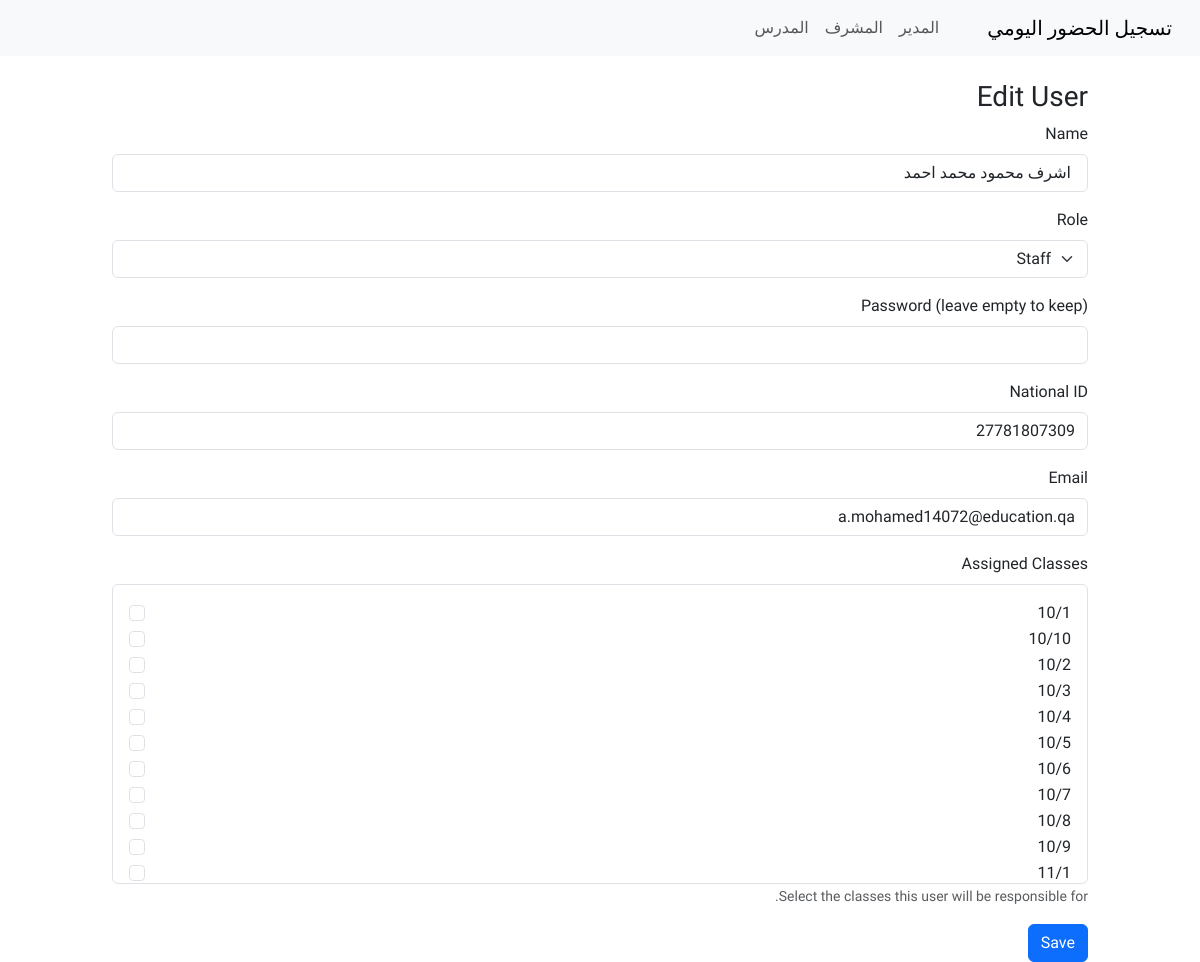
/admin/users/86/edit (signed in), run on the app's committed database.
### tables this page shows
CREATE TABLE "user" (
	"id"	INTEGER NOT NULL,
	"name"	VARCHAR(150) NOT NULL,
	"role"	VARCHAR(50) NOT NULL,
	"password_hash"	VARCHAR(200),
	"national_id"	VARCHAR(50),
	"classes"	VARCHAR(200),
	"email"	VARCHAR(50),
	"emp_id"	VARCHAR(50),
	PRIMARY KEY("id")
);

CREATE TABLE school_class (
	id INTEGER NOT NULL, 
	name VARCHAR(120) NOT NULL, 
	PRIMARY KEY (id)
);

### app.py (the view, shortened to what this page needs)
@app.route('/admin/users/<int:user_id>/edit', methods=['GET', 'POST'])
@login_required
def admin_users_edit(user_id):
    if not admin_required():
        return redirect(url_for('index'))
    conn = get_db()
    row = conn.execute("SELECT * FROM user WHERE id = ?", (user_id,)).fetchone()
    if not row:
        flash('User not found', 'danger')
        return redirect(url_for('admin_users'))
    user = RowObject(row)
    classes_rows = conn.execute("SELECT * FROM school_class ORDER BY name").fetchall()
    classes = [RowObject(r) for r in classes_rows]
    return render_template('admin_user_form.html', user=user, classes=classes)

### app.py (called while the page is built)
def get_db():
    db_conn = getattr(g, '_database', None)
    if db_conn is None:
        db_conn = sqlite3.connect(DATABASE, detect_types=sqlite3.PARSE_DECLTYPES)
        db_conn.row_factory = sqlite3.Row
        g._database = db_conn
    return db_conn

@login_manager.user_loader
def load_user(user_id):
    conn = get_db()
    row = conn.execute("SELECT * FROM user WHERE id = ?", (int(user_id),)).fetchone()
    return SimpleUser(row) if row else None

def admin_required():
    if not current_user.is_authenticated or current_user.role != 'admin':
        flash('Unauthorized', 'danger')
        return False
    return True

    def __getattr__(self, name):
        try:
            return self._r[name]
        except Exception:
            raise AttributeError(name)

### templates/admin_user_form.html (shortened to what this page needs)
{% extends 'layout.html' %}
{% block content %}
<h3>{{ 'Edit' if user else 'Create' }} User</h3>
<form method="post">
    <div class="mb-3">
        <label class="form-label">Name</label>
        <input class="form-control" name="name" value="{{ user.name if user else '' }}" required>
    </div>
    <div class="mb-3">
        <label class="form-label">Role</label>
        <select name="role" class="form-select">
            <option value="staff" {% if user and user.role=='staff' %}selected{% endif %}>Staff</option>
        </select>
    </div>
    <div class="mb-3">
        <label class="form-label">Password (leave empty to keep)</label>
        <input class="form-control" name="password" type="password">
    </div>
    <div class="mb-3">
        <label class="form-label">National ID</label>
        <input class="form-control" name="national_id" value="{{ user.national_id if user else '' }}">
    </div>
    <div class="mb-3">
        <label class="form-label">Email</label>
        <input class="form-control" name="email" type="email" value="{{ user.email if user else '' }}">
    </div>
    <div class="mb-3" id="class-assignment-section" style="display: none;">
        <label class="form-label">Assigned Classes</label>
        <div class="border p-3 rounded" style="max-height: 300px; overflow-y: auto;">
            {% if classes %}
            {% set assigned_class_ids = user.classes.split(',') if user and user.classes else [] %}
            {% for cls in classes %}
            <div class="form-check">
                <input class="form-check-input" type="checkbox" name="assigned_classes" value="{{ cls.id }}"
                    id="class_{{ cls.id }}" {% if cls.id|string in assigned_class_ids %}checked{% endif %}>
                <label class="form-check-label" for="class_{{ cls.id }}">
                    {{ cls.name }}
                </label>
            </div>
            {% endfor %}
            {% else %}
            <p class="text-muted mb-0">No classes available. Please create classes first.</p>
            {% endif %}
        </div>
        <small class="form-text text-muted">Select the classes this user will be responsible for.</small>
    </div>
    <button class="btn btn-primary" type="submit">Save</button>
</form>
{% endblock %}

### static/css/style.css (style rules this page uses)
body { font-family: 'Tajawal', Tahoma, Geneva, Verdana, sans-serif; }

### data on the page
user: name "اشرف محمود محمد احمد", role "Staff", national_id "27781807309", email "a.mohamed14072@education.qa"
school_class: name "10/1"
school_class: name "10/10"
school_class: name "10/2"
school_class: name "10/3"
school_class: name "10/4"
school_class: name "10/5"
school_class: name "10/6"
school_class: name "10/7"
school_class: name "10/8"
school_class: name "10/9"
school_class: name "11/1"

### other printed values
{{ 'Edit' if user else 'Create' }} "Edit"
